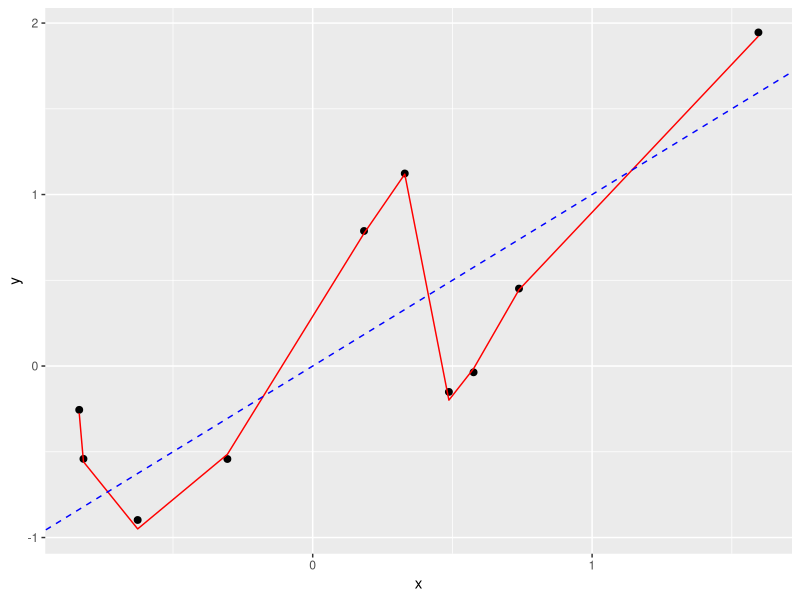
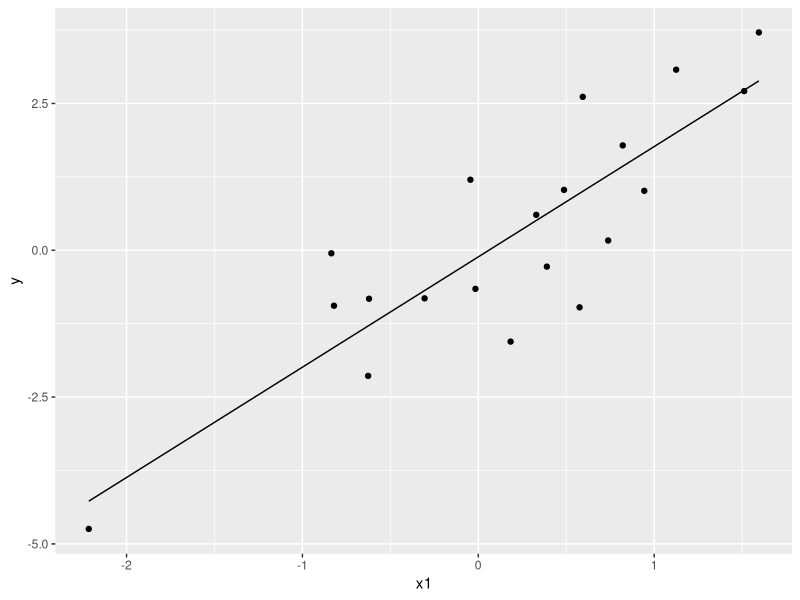
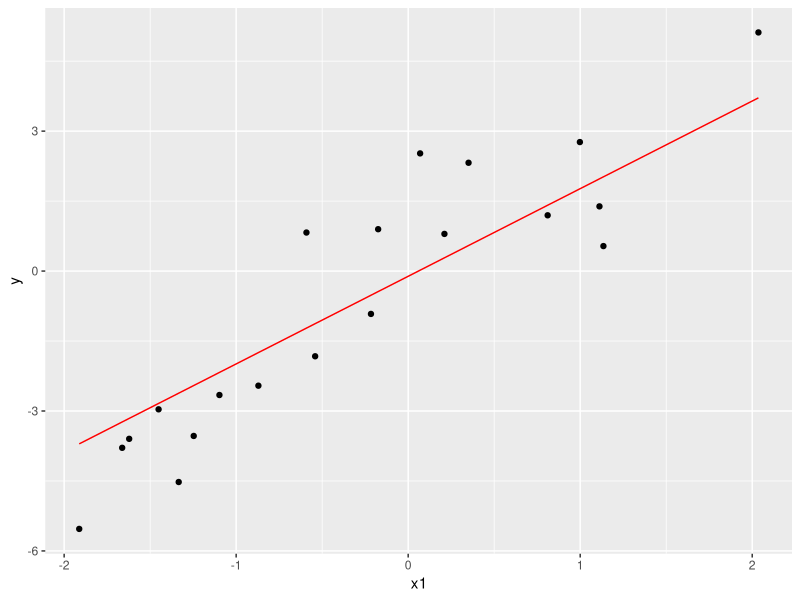
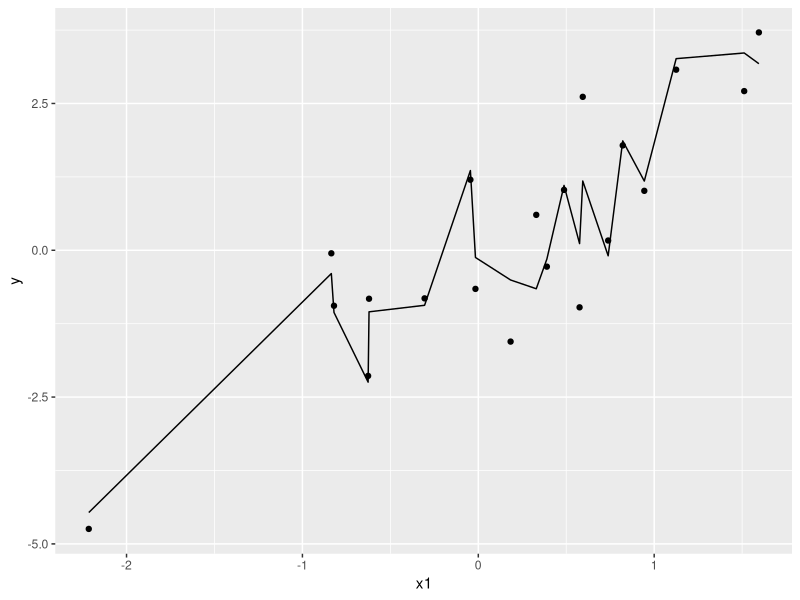
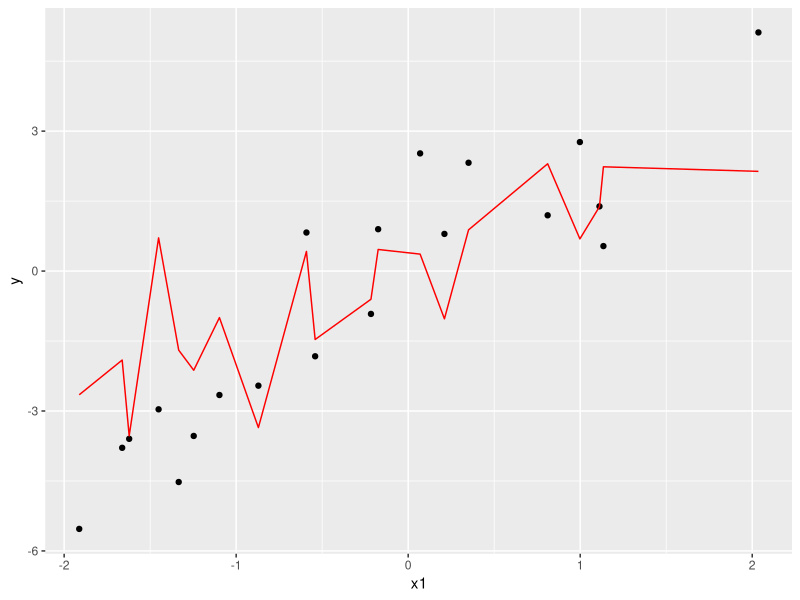
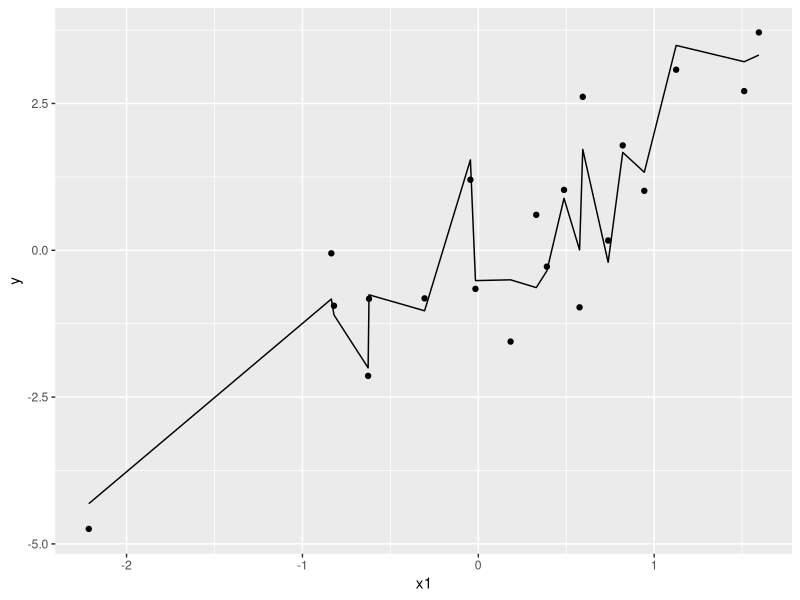
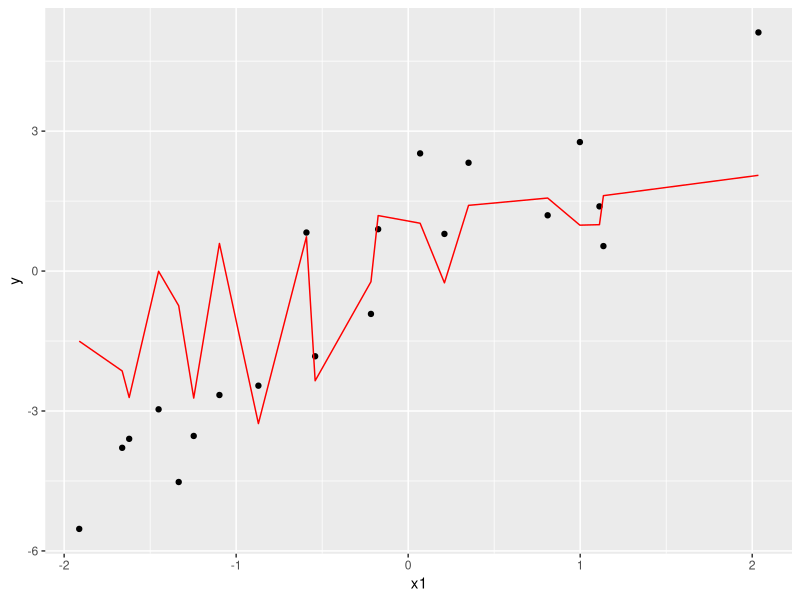
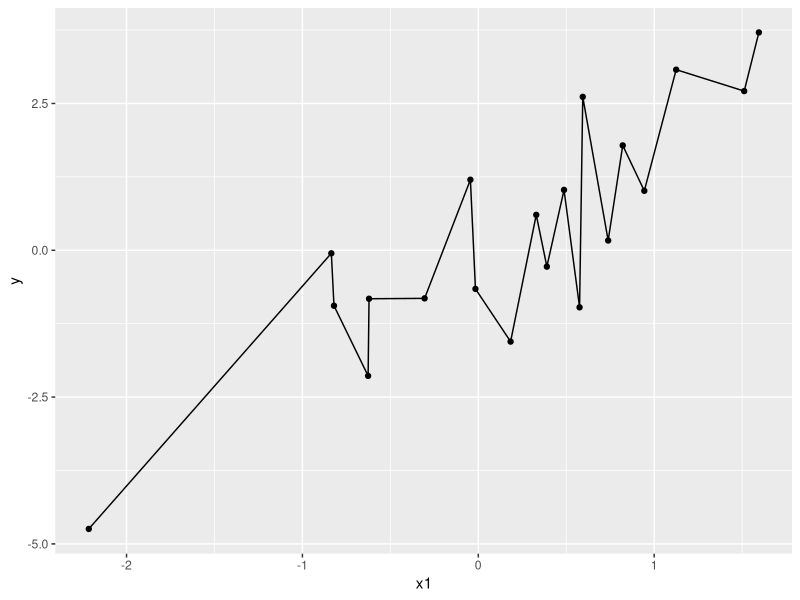

Write R code to recreate these figures, in order. (Note: this script raises an error after producing the figures.)
## ---- chunk 1
knitr::opts_chunk$set(echo = TRUE,results="hide",warning=FALSE)
## ---- chunk 2
library(caret)
library(glmnet)
library(tidyverse)
## ---- chunk 3
set.seed(1)
n <- 10
p <- 9
beta <- c(1,rep(0,p-1))

# simulate covariates
x <- matrix(rnorm(n*p),n,p)
y <- x%*%beta+rnorm(n,sd=0.5)

# lm
fit <- lm(y~0+x)
summary(fit)
coef(fit)
## ---- chunk 4
t.d <-data.frame(x=x[,1],y=y,yhat=predict(fit)) 
t.d%>%
  ggplot(.,aes(x=x))+
  geom_point(aes(y=y),size=2)+
  geom_line(aes(y=yhat),col="red")+
  geom_abline(yintercept=0,xintercept=1,col="blue",lty=2)
## ---- chunk 5
set.seed(1)
n <- 20
p <- 50
# simulate covariates
xtrain <- matrix(rnorm(n*p),n,p)
xtest <- matrix(rnorm(n*p),n,p)
# simulate outcome
beta0 <- 0
beta <- c(2,rep(0,p-1))
ytrain <- beta0+xtrain%*%beta+rnorm(n,sd=1)
ytest <- beta0+xtest%*%beta+rnorm(n,sd=1)
# train and test data as data.frames
dtrain <- data.frame(cbind(ytrain,xtrain))
colnames(dtrain) <- c("y",paste0("x",1:ncol(xtrain)))
dtest <- data.frame(cbind(ytest,xtest))
colnames(dtest) <- c("y",paste0("x",1:ncol(xtrain)))
## ---- chunk 6
fit <- lm(y~x1,data=dtrain)
dtrain%>%
  ggplot(.,aes(x=x1))+
  geom_point(aes(y=y))+
  geom_line(aes(y=predict(fit)))
dtest%>%
  ggplot(aes(x=x1,y=y))+
  geom_point()+
  geom_line(aes(x=x1,y=predict(fit,newdata = dtest)),col="red")
## ---- chunk 7
fm <- as.formula(paste0("y~",paste0("x",1:9,collapse="+")))
fit <- lm(fm,data=dtrain)
summary(fit)
dtrain%>%
  ggplot(.,aes(x=x1))+
  geom_point(aes(y=y))+
  geom_line(aes(y=predict(fit)))
dtest%>%
  ggplot(aes(x=x1,y=y))+
  geom_point()+
  geom_line(aes(x=x1,y=predict(fit,newdata = dtest)),col="red")
## ---- chunk 8
fm <- as.formula(paste0("y~",paste0("x",1:10,collapse="+")))
fit <- lm(fm,data=dtrain)
summary(fit)
dtrain%>%
  ggplot(.,aes(x=x1))+
  geom_point(aes(y=y))+
  geom_line(aes(y=predict(fit)))
dtest%>%
  ggplot(aes(x=x1,y=y))+
  geom_point()+
  geom_line(aes(x=x1,y=predict(fit,newdata = dtest)),col="red")
## ---- chunk 9
fm <- as.formula(paste0("y~",paste0("x",1:19,collapse="+")))
fit <- lm(fm,data=dtrain)
summary(fit)
dtrain%>%
  ggplot(.,aes(x=x1))+
  geom_point(aes(y=y))+
  geom_line(aes(y=predict(fit)))
dtest%>%
  ggplot(aes(x=x1,y=y))+
  geom_point()+
  geom_line(aes(x=x1,y=predict(fit,newdata = dtest)),col="red")
## ---- chunk 10
set.seed(1)
n <- 20
x1 <- rnorm(n)
x2 <- rnorm(n)
x3 <- x1+rnorm(n,sd=0.25)
x4 <- x1
y <- 2*x1+rnorm(n)
dat <- data.frame(y,x1,x2,x3,x4)
## ---- chunk 11
dat%>%
  ggplot(.,aes(x=x1,y=x2))+
  geom_point()+
  ggtitle("no collinearity")

dat%>%
  ggplot(.,aes(x=x1,y=x3))+
  geom_point()+
  ggtitle("collinearity")

dat%>%
  ggplot(.,aes(x=x1,y=x4))+
  geom_point()+
  ggtitle("super collinearity")
## ---- chunk 12
set.seed(1)
summary(lm(y~x1+x2,data=dat))
summary(lm(y~x1+x3,data=dat))
summary(lm(y~x1+x4,data=dat))
## ---- chunk 13
x <- as.matrix(dat[,-1])
det(t(x)%*%x)
## ---- chunk 14
xtx <- t(xtest)%*%xtest
det(xtx)
#solve(txt)
## ---- chunk 15
set.seed(1)
n <- 20
p <- 15
# simulate covariates
x_train <- matrix(rnorm(n*p),n,p)
x_test <- matrix(rnorm(n*p),n,p)

# simulate outcome
beta0 <- 0
beta <- c(2,0,0,0,2,rep(0,p-5))
y_train <- beta0+x_train%*%beta+rnorm(n,sd=1)
y_test <- beta0+x_test%*%beta+rnorm(n,sd=1)

# train and test data as data.frames
data_train <- data.frame(cbind(y_train,x_train))
colnames(data_train) <- c("y",paste0("x",1:ncol(x_train)))
data_test <- data.frame(cbind(y_test,x_test))
colnames(data_test) <- c("y",paste0("x",1:ncol(x_train)))
## ---- chunk 16
fit1 <- lm(y~.,data=data_train)
fit2 <- lm(y~x10+x11+x12+x13+x14+x15,data=data_train)
fit3 <- lm(y~x1+x2+x3+x4+x5,data=data_train)
fit4 <- lm(y~x1,data=data_train)
## ---- chunk 17
res <- data.frame(
  LearningRule=c("LR1","LR2","LR3","LR4")
  )
res$AIC <- res$BIC <- res$LOOCV <- res$RSStrain <- res$RSStest <- NA
res$AIC <- c(AIC(fit1),AIC(fit2),AIC(fit3),AIC(fit4))
res$BIC <- c(BIC(fit1),BIC(fit2),BIC(fit3),BIC(fit4))

library(caret)
res$LOOCV[1] <- train(formula(fit1), data = data_train, 
             method = "lm",
             trControl = trainControl(method = "LOOCV"))$results$RMSE
res$LOOCV[2] <- train(formula(fit2), data = data_train, 
             method = "lm",
             trControl = trainControl(method = "LOOCV"))$results$RMSE
res$LOOCV[3] <- train(formula(fit3), data = data_train, 
             method = "lm",
             trControl = trainControl(method = "LOOCV"))$results$RMSE
res$LOOCV[4] <- train(formula(fit4), data = data_train, 
             method = "lm",
             trControl = trainControl(method = "LOOCV"))$results$RMSE

res$RSStrain[1] <- mean((data_train$y-predict(fit1))^2)
res$RSStrain[2] <- mean((data_train$y-predict(fit2))^2)
res$RSStrain[3] <- mean((data_train$y-predict(fit3))^2)
res$RSStrain[4] <- mean((data_train$y-predict(fit4))^2)

res$RSStest[1] <- mean((data_test$y-predict(fit1,newdata=data_test))^2)
res$RSStest[2] <- mean((data_test$y-predict(fit2,newdata=data_test))^2)
res$RSStest[3] <- mean((data_test$y-predict(fit3,newdata=data_test))^2)
res$RSStest[4] <- mean((data_test$y-predict(fit4,newdata=data_test))^2)


knitr::kable(res,digits = 2)
## ---- chunk 18
tc <- trainControl(method = "cv", number = 10)
fit.forward <- train(y ~., data = data_train,
                     method = "leapForward", 
                     tuneGrid=data.frame(nvmax=1:15),
                     trControl = tc,
                     trace = FALSE
                    )
# nvmax
fit.forward$bestTune
# accuracy
fit.forward$results
# summary of the model
summary(fit.forward$finalModel)
# final model coefficients
coef(fit.forward$finalModel,2)
## ---- chunk 19
fit.ridge.glmnet <-glmnet(x=x_train,y=y_train,alpha=0) 
plot(fit.ridge.glmnet,xvar="lambda",label=TRUE)

## ---- chunk 20
lambda.max <- 10
lambda.min <- 10^{-6}*lambda.max
lambda.grid <- 10^seq(log10(lambda.min),log10(lambda.max),length=100)
fit.ridge<-train(y ~., 
                 data = data_train,
                 method = "glmnet",
                 preProcess = c("center", "scale"),
                 tuneGrid = expand.grid(alpha = 0,lambda=lambda.grid),
                 trControl = tc
) 

#
plot(fit.ridge)
# Best lambda
fit.ridge$bestTune$lambda
# Model coefficients
coef(fit.ridge$finalModel,fit.ridge$bestTune$lambda)
# Make predictions
yhat <- fit.ridge %>% predict(data_test)
## ---- chunk 21
models <- list(forward= fit.forward,ridge = fit.ridge)
resamples(models) %>% summary( metric = "RMSE")
## ---- chunk 22
fit.lasso.glmnet <-glmnet(x=x_train,y=y_train,alpha=1) 
plot(fit.lasso.glmnet,xvar="lambda",label=TRUE)
## ---- chunk 23
lambda.max <- max(abs(t(x_train)%*%y_train))/nrow(x_train)
lambda.min <- 10^{-6}*lambda.max
lambda.grid <- 10^seq(log10(lambda.min),log10(lambda.max),length=100)
fit.lasso<-train(y ~., 
                 data = data_train,
                 method = "glmnet",
                 tuneGrid = expand.grid(alpha = 1,lambda=lambda.grid),
                 trControl = tc
) 

#
plot(fit.lasso)
# Best lambda
fit.lasso$bestTune$lambda
# Model coefficients
coef(fit.lasso$finalModel,fit.lasso$bestTune$lambda)
# Make predictions
yhat <- fit.lasso %>% predict(data_train)
